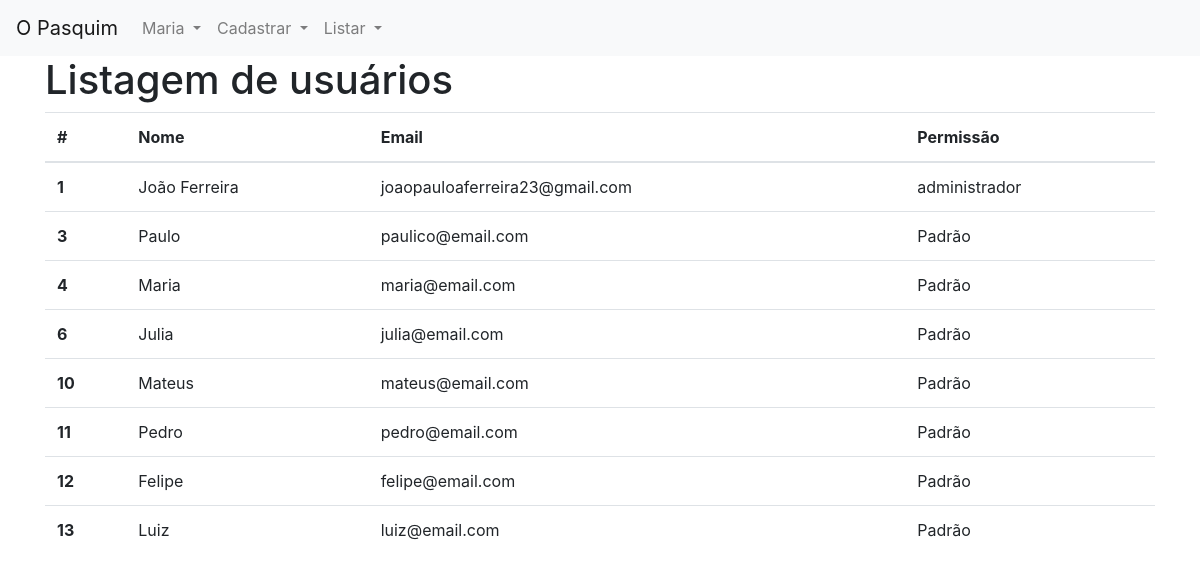
/admin/view/usuario/list.php (signed in), run on the app's committed database.
### tables this page shows
CREATE TABLE `usuarios` (
  `id` int(11) NOT NULL AUTO_INCREMENT,
  `nome` varchar(255) NOT NULL,
  `email` varchar(255) NOT NULL,
  `senha` varchar(255) NOT NULL,
  `nivel_permissao` varchar(255) NOT NULL,
  PRIMARY KEY (`id`)
);

### admin/class/Usuarios.php (the view, shortened to what this page needs)
<?php
	Class Usuarios{
		public static function list($conexao){
			$users = [];
			$query = "select * from usuarios";
			$result = mysqli_query($conexao, $query);
			while($user = mysqli_fetch_assoc($result)):
				array_push($users, $user);
			endwhile;
			foreach ($users as $u):
				echo	"<tr>
					 		<th scope='row'>".$u['id']."</th>
					 		<td>".$u['nome']."</td>
					 		<td>".$u['email']."</td>
					 		<td>".$u['nivel_permissao']."</td>";
			    echo	"</tr>";
			endforeach;
		}
	}
?>

### data on the page
usuarios: id "1", nome "João Ferreira", email "joaopauloaferreira23@gmail.com", nivel_permissao "administrador"
usuarios: id "3", nome "Paulo", email "paulico@email.com", nivel_permissao "Padrão"
usuarios: id "4", nome "Maria", email "maria@email.com", nivel_permissao "Padrão"
usuarios: id "6", nome "Julia", email "julia@email.com", nivel_permissao "Padrão"
usuarios: id "10", nome "Mateus", email "mateus@email.com", nivel_permissao "Padrão"
usuarios: id "11", nome "Pedro", email "pedro@email.com", nivel_permissao "Padrão"
usuarios: id "12", nome "Felipe", email "felipe@email.com", nivel_permissao "Padrão"
usuarios: id "13", nome "Luiz", email "luiz@email.com", nivel_permissao "Padrão"

### other printed values
$_SESSION['UsuarioNome'] "Maria"
